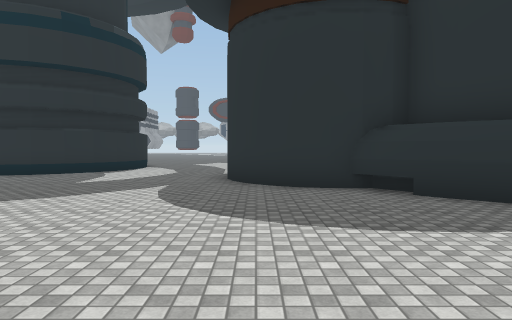
view 1 (above)

24 first-person views from a walk through a scene from a Unity 3-D project. The camera is 1.5 m above the floor, tilts 2° down and sees 70° across. The floor is counted in squares, 2 m on a side. Each view is taken from the middle of a square. On the plan, view 1 faces up. The plan holds only what a view shows up to about 11 squares ahead; the rest is blank. The place goes on beyond the plan. The player is left out. Some surface patterns are stand-ins.

view 2
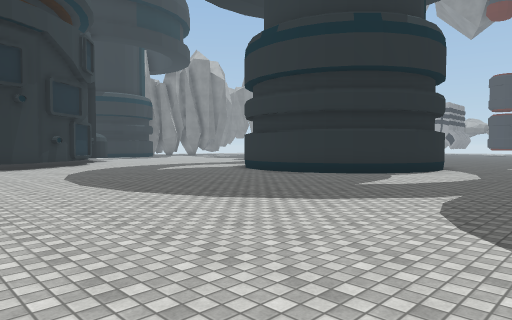

view 3
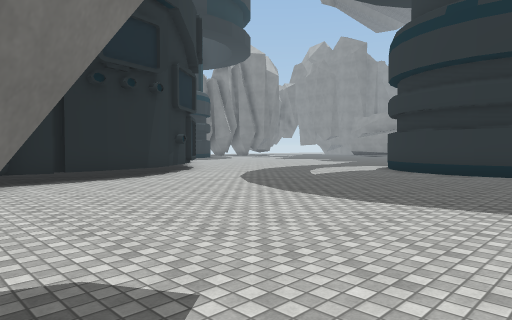

view 4
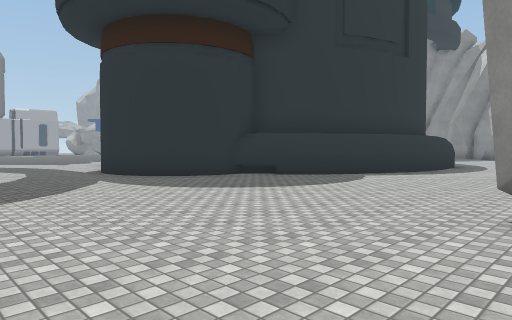

view 5
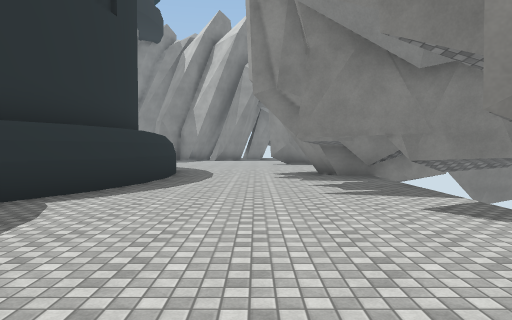

view 6
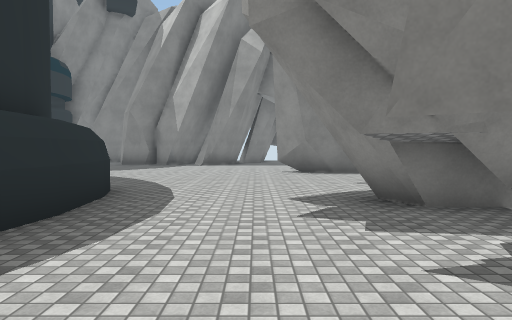

view 7
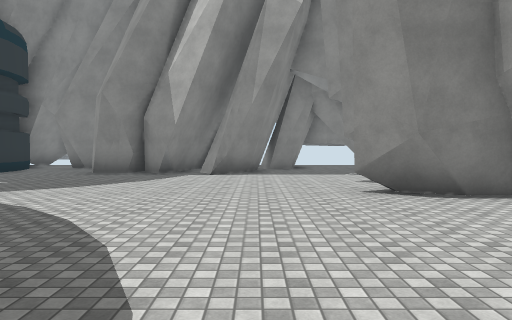

view 8
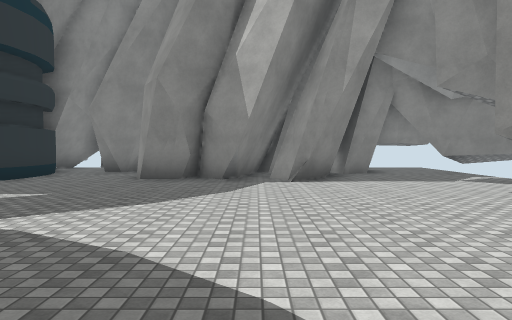

view 9
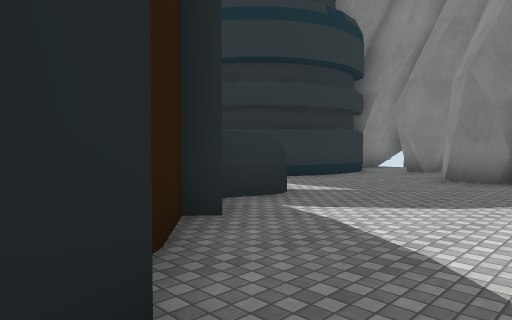

view 10
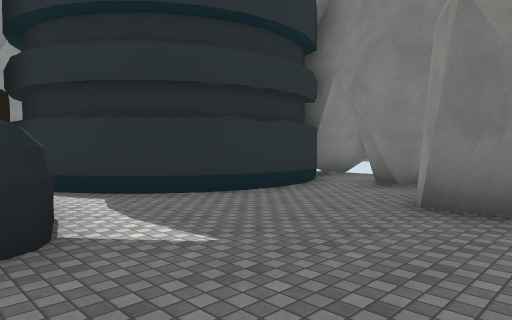

view 11
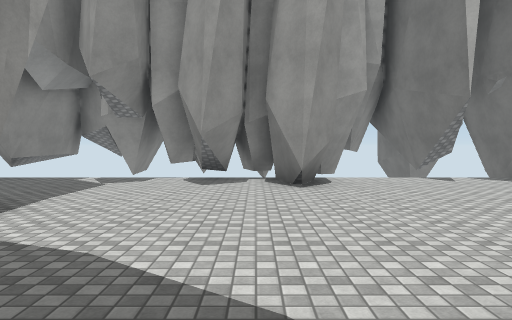

view 12
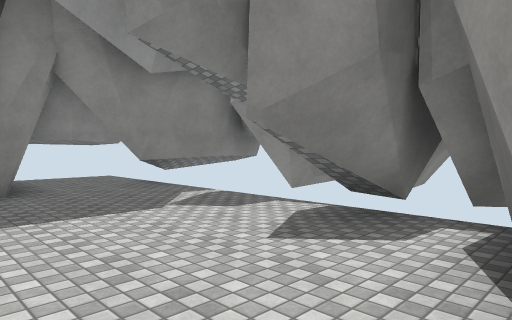

view 13
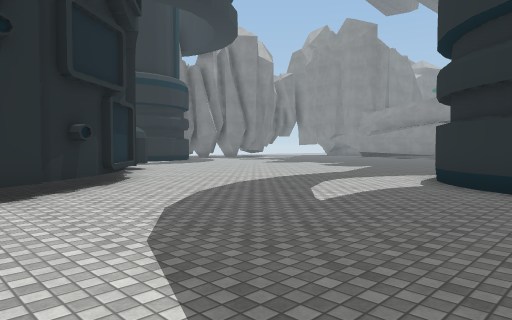

view 14
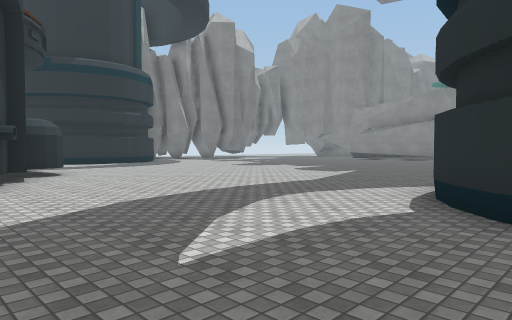

view 15
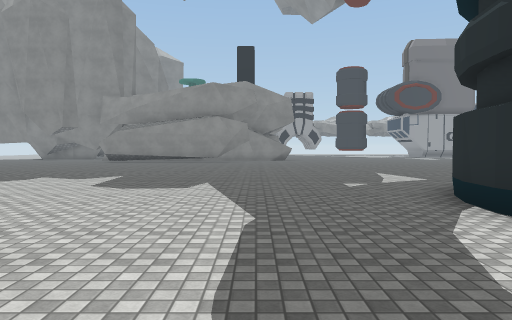

view 16
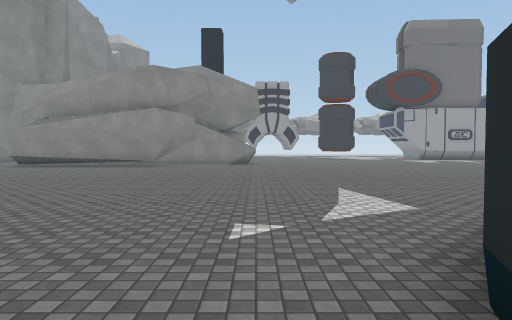

view 17
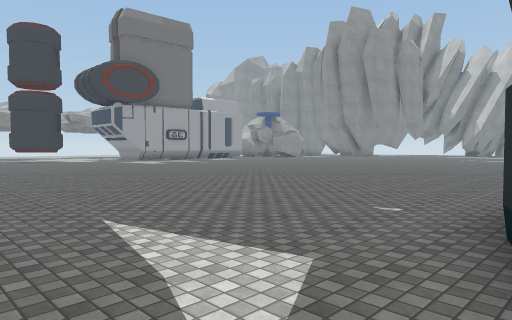

view 18
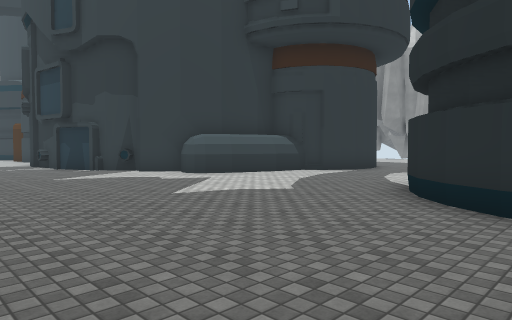

view 19
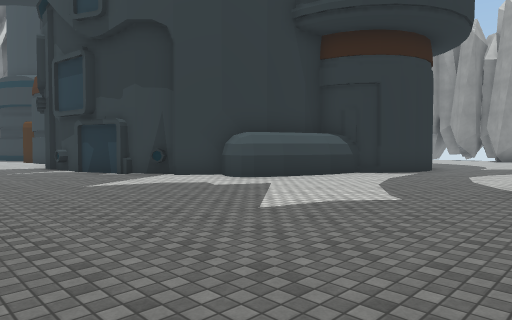

view 20
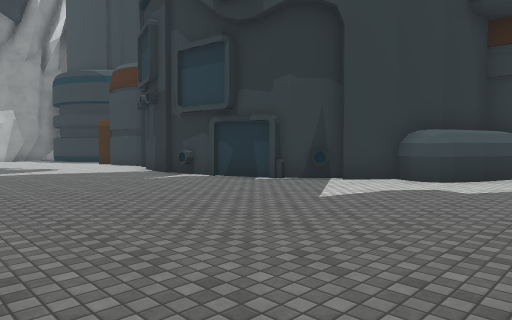

view 21
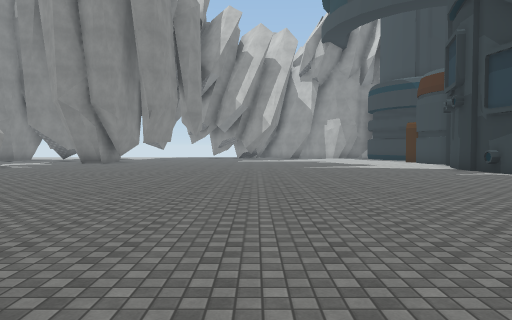

view 22
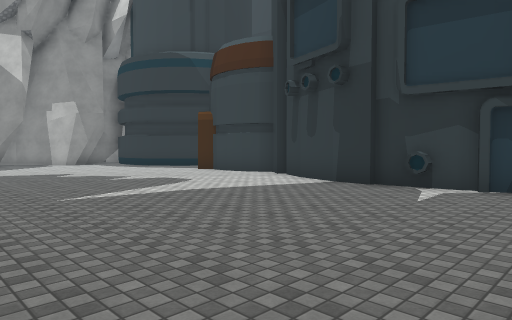

view 23
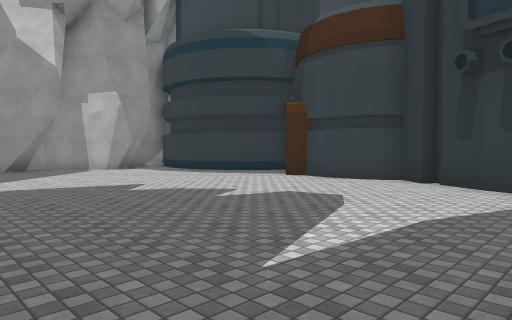

view 24
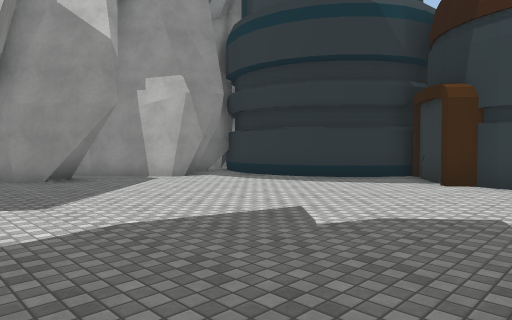

### Floor plan
Key: @ floor where view 1 was taken; # wall or solid block; x gap in a wall; . floor; O other object.
Columns run from 19 left of view 1 to 25 right of it. Each row starts with its distance up from view 1.
 30                         ....
 29          ..            .....
 28          ...         .......
 27          ....       ........
 26          .....    ..........
 25          ......   ..........
 24 ................. ........... ... ..
 23 ................. .......................
 22  ........................................##
 21  ........................................##
 20 ..........................................#
 19 .........................................##
 18 ........................................##
 17 ..........................####...........
 16 .........O   #..........###  ######..O#
 15  ........    ##......####         ##O##
 14  .......#      ......##            ###
 13  .......#      O....##              #
 12 ........##    #.....#               ##
 11 .........##   O....##               .##   ##
 10 ..........####.....#                ..###O.##
  9 ...................#              ##.......
  8 ##.................##             #......#
  7  ##.................###        ##........
  6   ##..................##      ##.......#
  5    ##..................##    ##........#
  4     ##..................######........####
  3      #................................####
  2      #.................................###
  1      #..................................##
  0      ##....... ....@..............#........x
 -1            .# . ..#  ......##.....#.#......
 -2                       ...#.##....#####...#.
 -3                          #  #### #########

Where each view was taken, in squares from view 1:
view 1: 0 up, 0 right, facing up
view 2: 1 up, 0 right, facing up-left
view 3: 1 down, 5 left, facing up-left
view 4: 1 down, 5 left, facing up-right
view 5: 1 up, 1 left, facing right
view 6: 1 up, 4 right, facing right
view 7: 2 up, 9 right, facing right
view 8: 4 up, 11 right, facing right
view 9: 4 up, 11 right, facing up-right
view 10: 5 up, 15 right, facing up-right
view 11: 7 up, 16 right, facing down
view 12: 2 up, 15 right, facing down-right
view 13: 3 up, 8 left, facing up-left
view 14: 6 up, 9 left, facing up-left
view 15: 9 up, 14 left, facing up
view 16: 13 up, 12 left, facing up
view 17: 16 up, 12 left, facing up-right
view 18: 21 up, 7 left, facing down-right
view 19: 21 up, 5 left, facing down-right
view 20: 23 up, 1 left, facing down-right
view 21: 24 up, 3 left, facing right
view 22: 24 up, 5 right, facing down-right
view 23: 24 up, 9 right, facing down-right
view 24: 24 up, 13 right, facing down-right
